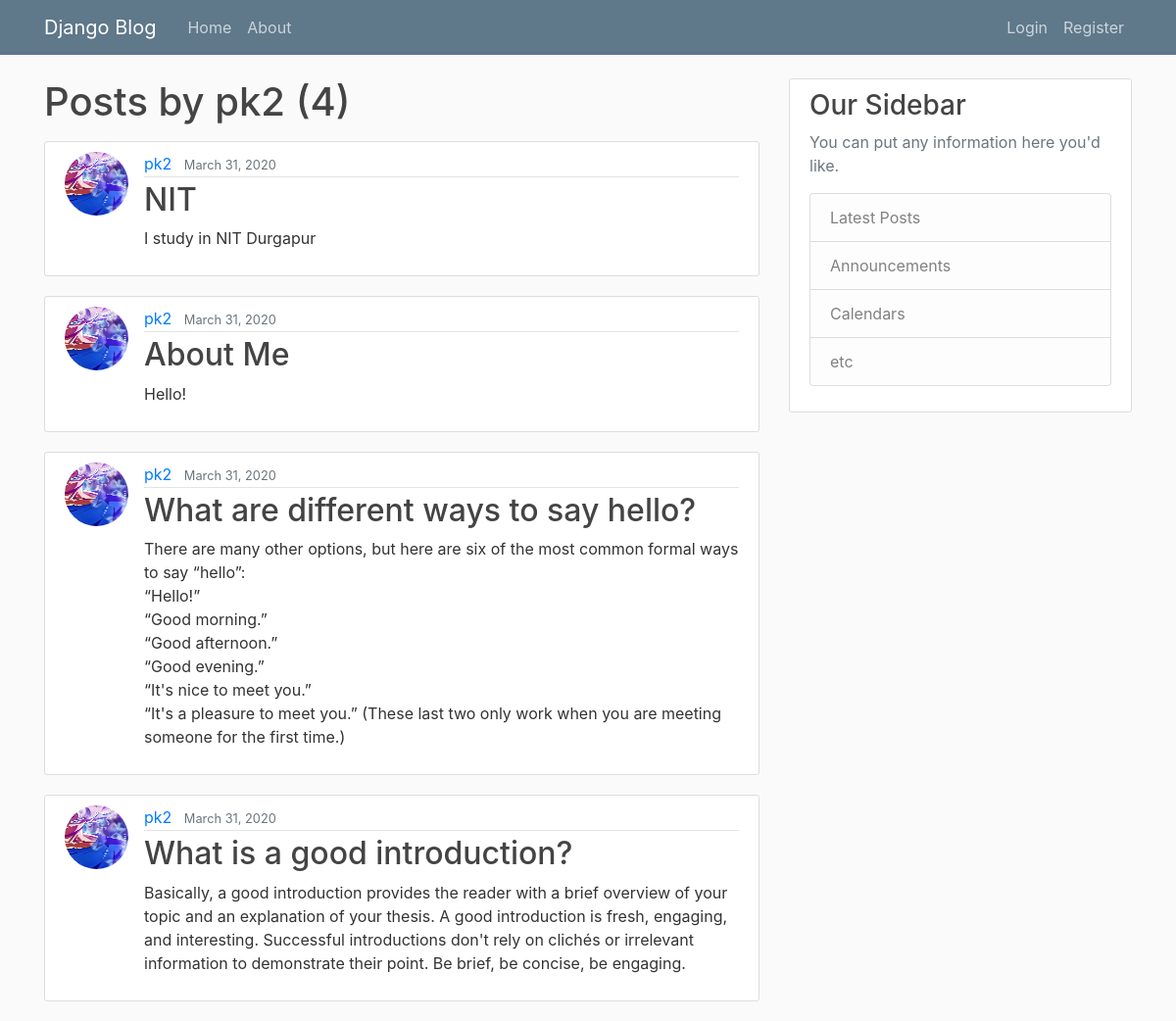
Screenshot of /user/pk2 with the database file from the repository.
### blog/models.py (models this page shows, shortened)
class Post(models.Model):
    title=models.CharField(max_length=100)
    content=models.TextField()
    date_posted=models.DateTimeField(default=timezone.now)
    author=models.ForeignKey(User, on_delete=models.CASCADE)

### users/models.py (models this page shows, shortened)
class Profile(models.Model):
    user=models.OneToOneField(User, on_delete=models.CASCADE)
    image=models.ImageField(default='default.jpg',upload_to='profile_pics')

### blog/views.py (the view)
# urls.py: path('user/<str:username>', UserPostListView.as_view(), name='user-posts'),
class UserPostListView(ListView):
    model = Post
    template_name = 'blog/user_posts.html'  # <app>/<model>_<viewtype>.html
    context_object_name = 'posts'
    paginate_by = 5
    def get_queryset(self):
        user = get_object_or_404(User, username=self.kwargs.get('username'))
        return Post.objects.filter(author=user).order_by('-date_posted')

### blog/templates/blog/user_posts.html (shortened to what this page needs)
{% extends "blog/base.html" %}
{% block content %}
    <h1 class="mb-3">Posts by {{ view.kwargs.username }} ({{ page_obj.paginator.count }})</h1>
    {% for post in posts %}
        <article class="media content-section">
          <img class="rounded-circle article-img" src="{{ post.author.profile.image.url }}">
          <div class="media-body">
            <div class="article-metadata">
              <a class="mr-2" href="{% url 'user-posts' post.author.username %}">{{ post.author }}</a>
              <small class="text-muted">{{ post.date_posted|date:"F d, Y" }}</small>
            </div>
            <h2><a class="article-title" href="{% url 'post-detail' post.id %}">{{ post.title }}</a></h2>
            <p class="article-content">{{ post.content }}</p>
          </div>
        </article>
    {% endfor %}
{% endblock content %}

### blog/static/blog/main.css (style rules this page uses)
body { background: #fafafa; color: #333333; margin-top: 5rem; }
h1, h2, h3, h4, h5, h6 { color: #444444; }
.content-section { background: #ffffff; padding: 10px 20px; border: 1px solid #dddddd; border-radius: 3px; margin-bottom: 20px; }
.article-title { color: #444444; }
.article-content { white-space: pre-line; }
.article-img { height: 65px; width: 65px; margin-right: 16px; }
.article-metadata { padding-bottom: 1px; margin-bottom: 4px; border-bottom: 1px solid #e3e3e3 }

### rows the page displays
Post: author.profile.image (picture), author "pk2", date_posted "March 31, 2020", title "NIT", content "I study in NIT Durgapur"
Post: author.profile.image (picture), author "pk2", date_posted "March 31, 2020", title "About Me", content "Hello!"
Post: author.profile.image (picture), author "pk2", date_posted "March 31, 2020", title "What are different ways to say hello?", content "There are many other options, but here are six of the most common formal ways to say “hello”: “Hello!” “Good morning.” “Good afternoon.” “Good evening.” “It's nice to meet you.” “It's a pleasure to meet you.” (These last two only work when you are meeting someone for the first time.)"
Post: author.profile.image (picture), author "pk2", date_posted "March 31, 2020", title "What is a good introduction?", content "Basically, a good introduction provides the reader with a brief overview of your topic and an explanation of your thesis. A good introduction is fresh, engaging, and interesting. Successful introductions don't rely on clichés or irrelevant information to demonstrate their point. Be brief, be concise, be engaging."

### other values shown
{{ view.kwargs.username }} "pk2"
{{ page_obj.paginator.count }} "4"
